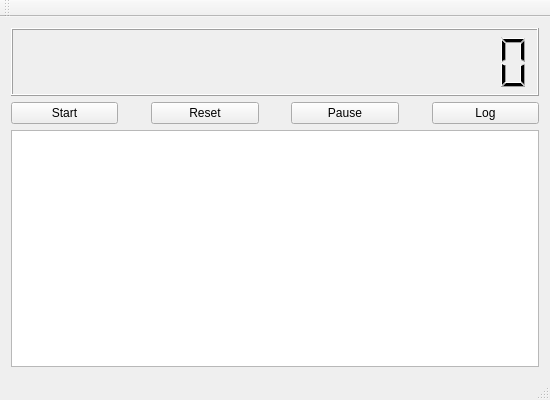
<?xml version="1.0" encoding="UTF-8"?>
<ui version="4.0">
 <class>MainWindow</class>
 <widget class="QMainWindow" name="MainWindow">
  <property name="geometry">
   <rect>
    <x>0</x>
    <y>0</y>
    <width>550</width>
    <height>400</height>
   </rect>
  </property>
  <property name="windowTitle">
   <string>TimeCounter</string>
  </property>
  <widget class="QWidget" name="centralWidget">
   <layout class="QVBoxLayout" name="verticalLayout" stretch="2,1,7">
    <item>
     <widget class="QLCDNumber" name="lcdNumber">
      <property name="digitCount">
       <number>18</number>
      </property>
     </widget>
    </item>
    <item>
     <layout class="QHBoxLayout" name="horizontalLayout" stretch="4,1,4,1,4,1,4">
      <item>
       <widget class="QPushButton" name="BT_start">
        <property name="text">
         <string>Start</string>
        </property>
       </widget>
      </item>
      <item>
       <spacer name="horizontalSpacer">
        <property name="orientation">
         <enum>Qt::Horizontal</enum>
        </property>
        <property name="sizeHint" stdset="0">
         <size>
          <width>40</width>
          <height>20</height>
         </size>
        </property>
       </spacer>
      </item>
      <item>
       <widget class="QPushButton" name="BT_stop">
        <property name="text">
         <string>Reset</string>
        </property>
       </widget>
      </item>
      <item>
       <spacer name="horizontalSpacer_2">
        <property name="orientation">
         <enum>Qt::Horizontal</enum>
        </property>
        <property name="sizeHint" stdset="0">
         <size>
          <width>40</width>
          <height>20</height>
         </size>
        </property>
       </spacer>
      </item>
      <item>
       <widget class="QPushButton" name="BT_pause">
        <property name="text">
         <string>Pause</string>
        </property>
       </widget>
      </item>
      <item>
       <spacer name="horizontalSpacer_3">
        <property name="orientation">
         <enum>Qt::Horizontal</enum>
        </property>
        <property name="sizeHint" stdset="0">
         <size>
          <width>40</width>
          <height>20</height>
         </size>
        </property>
       </spacer>
      </item>
      <item>
       <widget class="QPushButton" name="BT_log">
        <property name="text">
         <string>Log</string>
        </property>
       </widget>
      </item>
     </layout>
    </item>
    <item>
     <widget class="QTextBrowser" name="textBrowser"/>
    </item>
   </layout>
  </widget>
  <widget class="QMenuBar" name="menuBar">
   <property name="geometry">
    <rect>
     <x>0</x>
     <y>0</y>
     <width>550</width>
     <height>23</height>
    </rect>
   </property>
  </widget>
  <widget class="QToolBar" name="mainToolBar">
   <attribute name="toolBarArea">
    <enum>TopToolBarArea</enum>
   </attribute>
   <attribute name="toolBarBreak">
    <bool>false</bool>
   </attribute>
  </widget>
  <widget class="QStatusBar" name="statusBar"/>
 </widget>
 <layoutdefault spacing="6" margin="11"/>
 <resources/>
 <connections/>
</ui>
